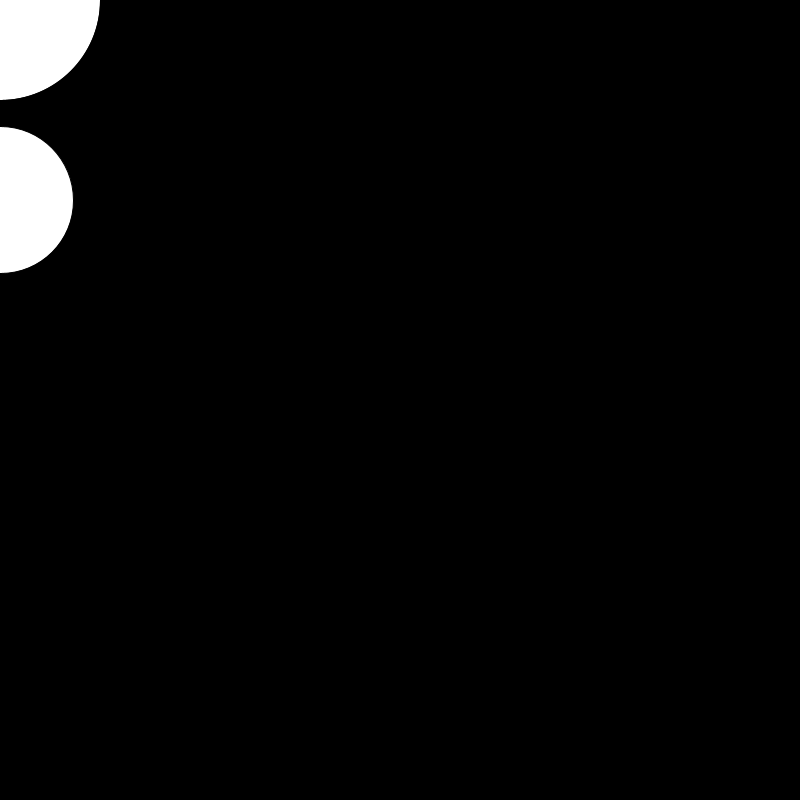
Frame 1 (no input)
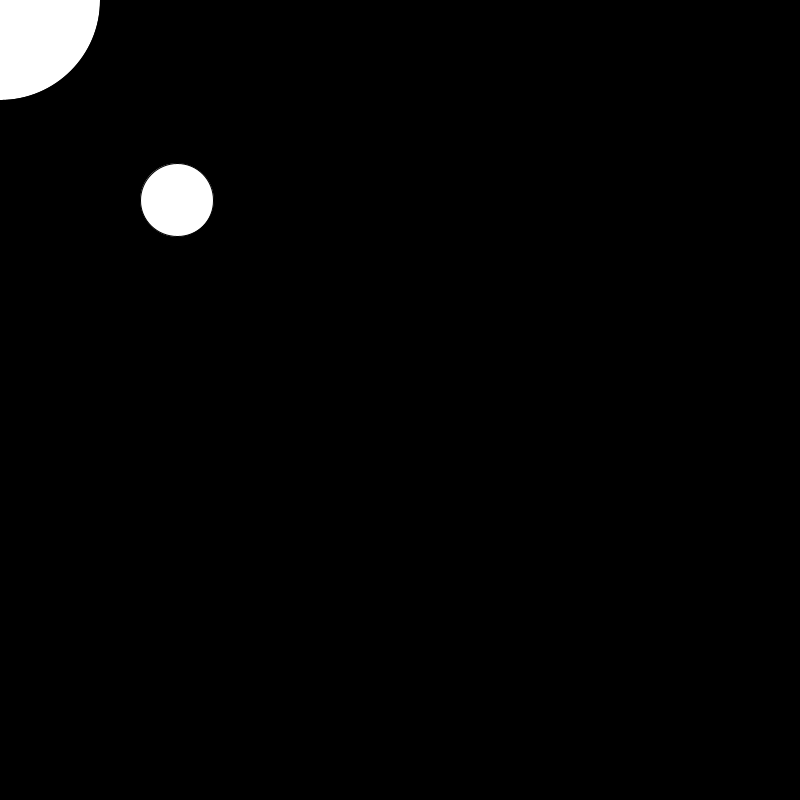
Frame 60 (the mouse pressed at the canvas centre just before this capture)
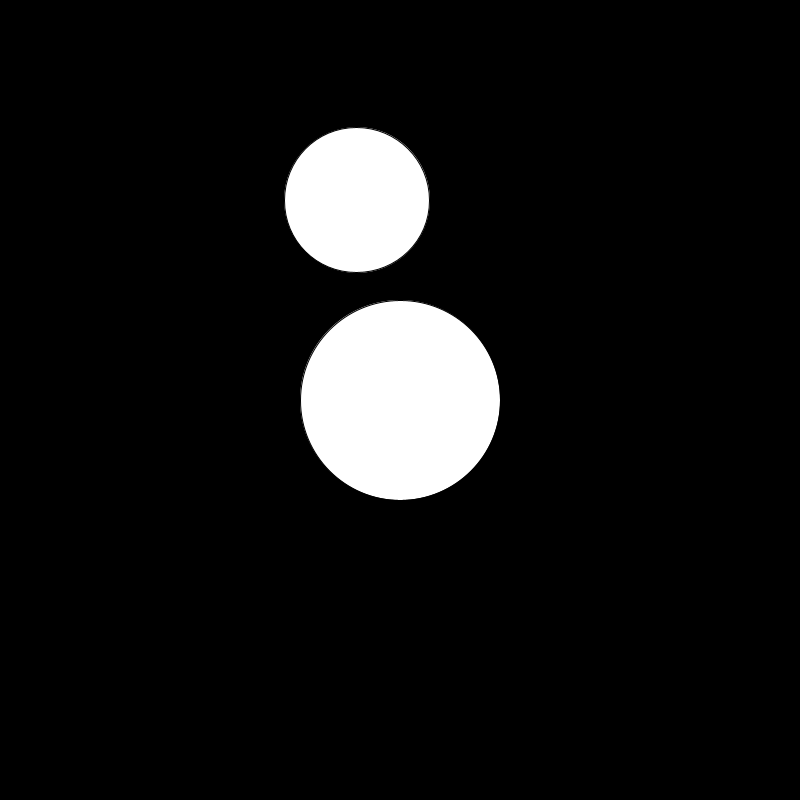
Frame 120 (the mouse held since frame 60 and released just before this capture)

The Processing sketch that drew these frames (run headless with seeded random() and noise(); from frame 60 on, the mouse is pressed at the canvas centre):

// Processing sketch: code1_week2_classwork2
// ── code1_week2_classwork2.pde
int mta = 200;
int moveX = 0;
int moveY = 200;
float x = 0.5;
String hello = "Hello";
void setup(){
  
  size (800, 800);
  frameRate(7);
}


//system variables- mouse x and mouse y

void draw (){
  background(0);
  float r =random(50,200);
  
  
  ellipse(mouseX, mouseY, mta, mta);
  
  ellipse(moveX,moveY, r, r);

  moveX = moveX + 3;

  println(r);
  
}
  
